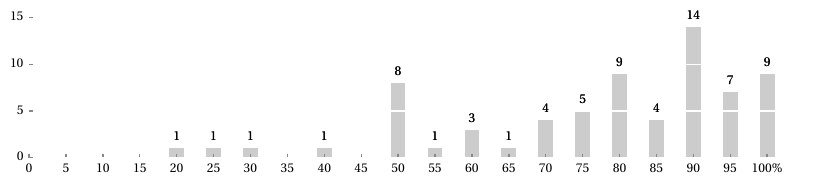

Python code for this plot:
#!/usr/bin/env python3.4

import numpy as np
import matplotlib
import matplotlib.pyplot as plt
import matplotlib.ticker as ticker
from matplotlib import rcParams

rcParams['figure.figsize']      = (10, 1.75)
rcParams['text.usetex']         = True
rcParams['text.latex.preamble'] = [r"\usepackage{fourier}", r"\usepackage[T1]{fontenc}"]
rcParams['font.family']         = 'serif'
rcParams['font.serif']          = ['Utopia']
rcParams['font.weight']         = 'normal'
rcParams['font.size']           = 11
rcParams['xtick.labelsize']     = rcParams['ytick.labelsize'] = 10
rcParams['ytick.major.width']   = rcParams['xtick.major.width'] = 1
rcParams['ytick.major.size']    = rcParams['xtick.major.size'] = 3
rcParams['patch.facecolor']     = "#cccccc"
rcParams['patch.linewidth']     = 0

# Data.
x = [0, 5, 10, 15, 20, 25, 30, 35, 40, 45, 50, 55, 60, 65, 70, 75, 80, 85, 90, 95, 100]
y = [0, 0,  0,  0,  1,  1,  1,  0,  1,  0,  8,  1,  3,  1,  4,  5,  9,  4, 14,  7,  9]

# Set up axes.
plt.ylim(0, 15)
plt.yticks([0, 5, 10, 15])
plt.xlim(0, 105)

# Plot.
plt.bar(x, y, width=2, align='center')

# Remove the plot frame lines.
for spine in ['top', 'bottom', 'left', 'right']:
    plt.gca().spines[spine].set_visible(False)

# Get rid of excess lines and make grid lines lighter in color.
plt.gca().tick_params(color='#888888')
plt.gca().yaxis.grid(True, color='#ffffff', linewidth=1, linestyle='solid')
plt.gca().yaxis.set_ticks_position('left')
plt.gca().xaxis.set_ticks_position('bottom')

# Custom labeling for the x axis:
def make_label(x): return '{:.0f}'.format(x) if x < 100 else '100\%'
plt.xticks(x, [make_label(value) for value in x])

# Labels above bars.
for rect, label in zip(plt.gca().patches, y):
    if label > 0:
        height = rect.get_height()
        plt.gca().text(rect.get_x() + rect.get_width()/2, height + 0.5, label,
                       ha='center', va='bottom', fontsize=10, fontweight='normal')

plt.savefig('bar-graph-time-spent-with-software.pdf', bbox_inches='tight')
